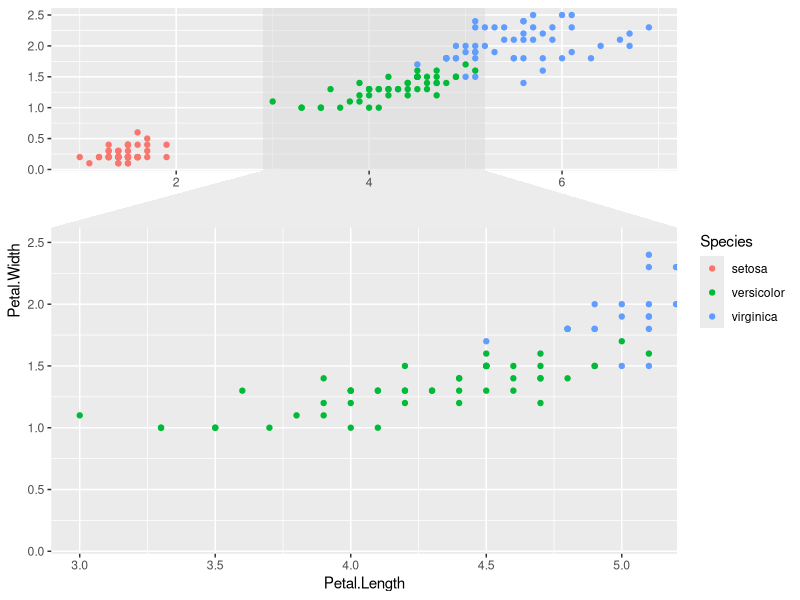

This chart was generated by the following R code: (Note: this script raises an error after producing the figure.)
rm(list=ls())

#install.packages("ggforce")
#install.packages("deldir")
library(ggforce)
#library(deldir)

data(iris)
Wykres1<- 
  ggplot(iris, aes(Petal.Length, Petal.Width, colour = Species)) +
  geom_point() +
  facet_zoom(x = Species == "versicolor")

x11()
print(Wykres1)



Wykres2<-ggplot(iris, aes(Petal.Length, Petal.Width)) +
  geom_mark_ellipse(aes(fill = Species)) +
  geom_point()

x11()
print(Wykres2)


wykres3<-
  ggplot(iris, aes(Sepal.Length, Sepal.Width)) +
  geom_delaunay_tile(alpha = 0.3) + 
  geom_delaunay_segment2(aes(colour = Species, group = -1), size = 2,
                         lineend = 'round')

x11()
print(wykres3)


